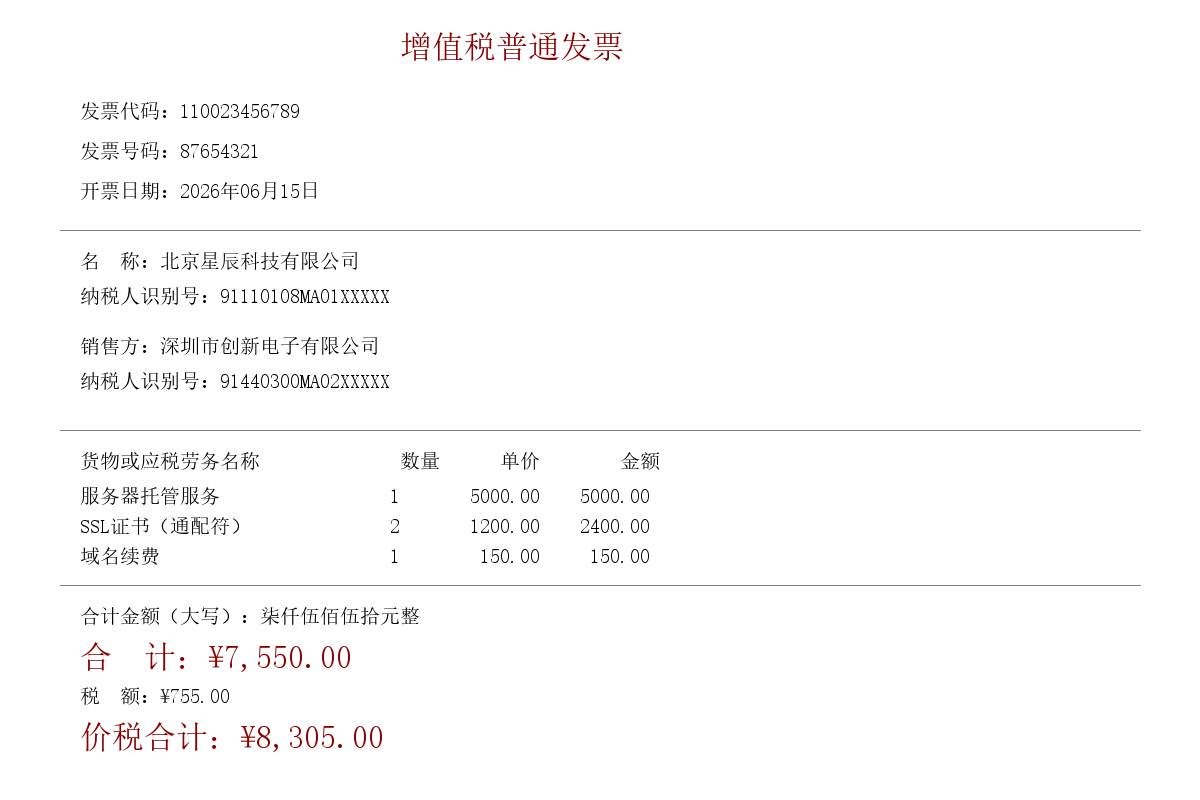
#> input picture receipt-ocr-service/test_receipt.png, 1200 x 800 px
$ python -i preprocess.py   (imports and definitions only)
#> lines starting #> are read from the running program, lines starting #| are printed output that depends on the picture
#> further down, picture is the input picture: shape (800, 1200, 3); mean B, G, R 250.9, 250.9, 251.4
"""图像预处理模块"""

import cv2
import numpy as np
from PIL import Image
from typing import Tuple


def load_image_from_bytes(data: bytes) -> np.ndarray:
    """从字节流加载图片为 numpy 数组 (BGR for OpenCV)"""
    nparr = np.frombuffer(data, np.uint8)
    img = cv2.imdecode(nparr, cv2.IMREAD_COLOR)
    if img is None:
        raise ValueError("无法解码图片，请确认文件为有效图片格式")
    return img


def preprocess_for_ocr(img: np.ndarray) -> np.ndarray:
    """
    OCR 前预处理管道:
    1. 大图缩放到合理尺寸
    2. 灰度化 + CLAHE 增强对比度
    3. 双边滤波去噪保边
    4. 锐化增强文字边缘
    """
    h, w = img.shape[:2]
#> h = 800; w = 1200

    # 1. 限制最大边 2000px, 保持宽高比
    max_size = 2000
    if max(h, w) > max_size:
        scale = max_size / max(h, w)
        new_w, new_h = int(w * scale), int(h * scale)
        img = cv2.resize(img, (new_w, new_h), interpolation=cv2.INTER_CUBIC)

    # 2. 转灰度
    gray = cv2.cvtColor(img, cv2.COLOR_BGR2GRAY)

    # 3. CLAHE 自适应直方图均衡化（提升低对比度票据的可读性）
    clahe = cv2.createCLAHE(clipLimit=2.0, tileGridSize=(8, 8))
    enhanced = clahe.apply(gray)

    # 4. 双边滤波（去噪同时保留边缘）
    denoised = cv2.bilateralFilter(enhanced, d=9, sigmaColor=75, sigmaSpace=75)

    # 5. 轻度锐化
    kernel = np.array([[-1, -1, -1],
                       [-1,  9, -1],
                       [-1, -1, -1]])
    sharpened = cv2.filter2D(denoised, -1, kernel)
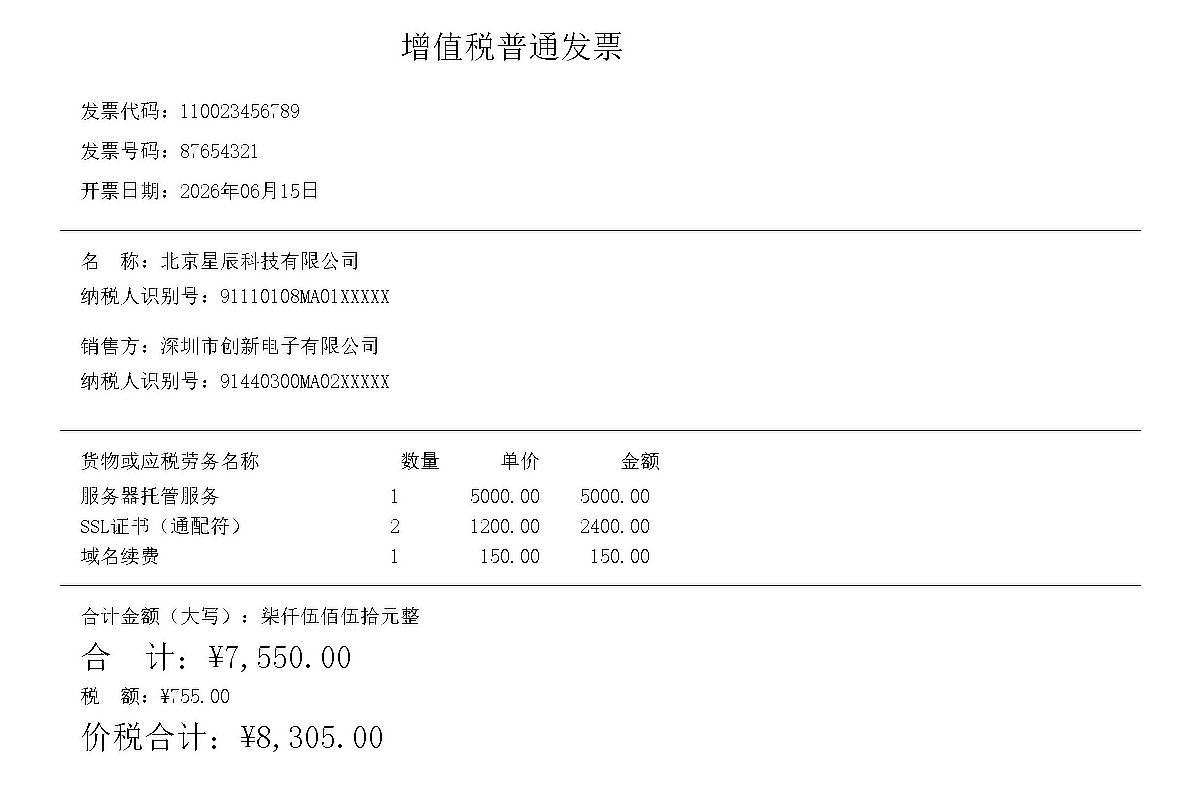
#> sharpened: shape (800, 1200); min 0, max 255, mean 249.7

    # 转回 BGR 给 PaddleOCR（它也能直接吃灰度图，但 BGR 更稳）
    return cv2.cvtColor(sharpened, cv2.COLOR_GRAY2BGR)


def detect_skew_angle(img: np.ndarray) -> float:
    """检测图片倾斜角度（用于后续纠偏，可选功能）"""
    gray = cv2.cvtColor(img, cv2.COLOR_BGR2GRAY)
    edges = cv2.Canny(gray, 50, 150, apertureSize=3)
    lines = cv2.HoughLines(edges, 1, np.pi / 180, threshold=100)
    if lines is None:
        return 0.0
    angles = []
    for line in lines:
        rho, theta = line[0]
        angle = theta * 180.0 / np.pi - 90
        if -45 < angle < 45:
            angles.append(angle)
    if not angles:
        return 0.0
    return np.median(angles)


def rotate_image(img: np.ndarray, angle: float) -> np.ndarray:
    """旋转图片以纠正倾斜"""
    if abs(angle) < 0.5:
        return img
    h, w = img.shape[:2]
    center = (w / 2, h / 2)
    matrix = cv2.getRotationMatrix2D(center, angle, 1.0)
    rotated = cv2.warpAffine(img, matrix, (w, h),
                             borderMode=cv2.BORDER_REPLICATE)
    return rotated

>>> import cv2
>>> picture = cv2.imread('../test_receipt.png')
>>> result = preprocess_for_ocr(picture)
